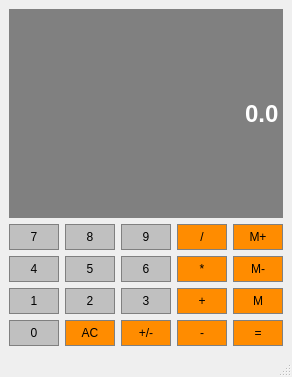
<?xml version="1.0" encoding="UTF-8"?>
<ui version="4.0">
 <class>MainWindow</class>
 <widget class="QMainWindow" name="MainWindow">
  <property name="geometry">
   <rect>
    <x>0</x>
    <y>0</y>
    <width>292</width>
    <height>377</height>
   </rect>
  </property>
  <property name="windowTitle">
   <string>MainWindow</string>
  </property>
  <widget class="QWidget" name="centralwidget">
   <layout class="QGridLayout" name="gridLayout">
    <item row="3" column="1">
     <widget class="QPushButton" name="Button2">
      <property name="sizePolicy">
       <sizepolicy hsizetype="Preferred" vsizetype="Preferred">
        <horstretch>0</horstretch>
        <verstretch>0</verstretch>
       </sizepolicy>
      </property>
      <property name="styleSheet">
       <string notr="true">QPushButton{
	background-color: #C0C0C0;
	border: 1px solid gray;
	padding: 5px;
}

QPushButton:pressed{
	background-color: #A9A9A9;
	border: 1px solid gray;
	padding: 5px;
}
</string>
      </property>
      <property name="text">
       <string>2</string>
      </property>
      <property name="iconSize">
       <size>
        <width>20</width>
        <height>20</height>
       </size>
      </property>
     </widget>
    </item>
    <item row="1" column="2">
     <widget class="QPushButton" name="Button9">
      <property name="sizePolicy">
       <sizepolicy hsizetype="Preferred" vsizetype="Preferred">
        <horstretch>0</horstretch>
        <verstretch>0</verstretch>
       </sizepolicy>
      </property>
      <property name="styleSheet">
       <string notr="true">QPushButton{
	background-color: #C0C0C0;
	border: 1px solid gray;
	padding: 5px;
}

QPushButton:pressed{
	background-color: #A9A9A9;
	border: 1px solid gray;
	padding: 5px;
}
</string>
      </property>
      <property name="text">
       <string>9</string>
      </property>
      <property name="iconSize">
       <size>
        <width>20</width>
        <height>20</height>
       </size>
      </property>
     </widget>
    </item>
    <item row="3" column="3">
     <widget class="QPushButton" name="Add">
      <property name="sizePolicy">
       <sizepolicy hsizetype="Preferred" vsizetype="Preferred">
        <horstretch>0</horstretch>
        <verstretch>0</verstretch>
       </sizepolicy>
      </property>
      <property name="styleSheet">
       <string notr="true">QPushButton{
	background-color: #FF8C00;
	border: 1px solid gray;
	padding: 5px;
}

QPushButton:pressed{
	background-color: #A9A9A9;
	border: 1px solid gray;
	padding: 5px;
}
</string>
      </property>
      <property name="text">
       <string>+</string>
      </property>
      <property name="iconSize">
       <size>
        <width>20</width>
        <height>20</height>
       </size>
      </property>
     </widget>
    </item>
    <item row="2" column="2">
     <widget class="QPushButton" name="Button6">
      <property name="sizePolicy">
       <sizepolicy hsizetype="Preferred" vsizetype="Preferred">
        <horstretch>0</horstretch>
        <verstretch>0</verstretch>
       </sizepolicy>
      </property>
      <property name="styleSheet">
       <string notr="true">QPushButton{
	background-color: #C0C0C0;
	border: 1px solid gray;
	padding: 5px;
}

QPushButton:pressed{
	background-color: #A9A9A9;
	border: 1px solid gray;
	padding: 5px;
}
</string>
      </property>
      <property name="text">
       <string>6</string>
      </property>
      <property name="iconSize">
       <size>
        <width>20</width>
        <height>20</height>
       </size>
      </property>
     </widget>
    </item>
    <item row="2" column="4">
     <widget class="QPushButton" name="MemClear">
      <property name="sizePolicy">
       <sizepolicy hsizetype="Preferred" vsizetype="Preferred">
        <horstretch>0</horstretch>
        <verstretch>0</verstretch>
       </sizepolicy>
      </property>
      <property name="styleSheet">
       <string notr="true">QPushButton{
	background-color: #FF8C00;
	border: 1px solid gray;
	padding: 5px;
}

QPushButton:pressed{
	background-color: #A9A9A9;
	border: 1px solid gray;
	padding: 5px;
}
</string>
      </property>
      <property name="text">
       <string>M-</string>
      </property>
      <property name="iconSize">
       <size>
        <width>20</width>
        <height>20</height>
       </size>
      </property>
     </widget>
    </item>
    <item row="1" column="1">
     <widget class="QPushButton" name="Button8">
      <property name="sizePolicy">
       <sizepolicy hsizetype="Preferred" vsizetype="Preferred">
        <horstretch>0</horstretch>
        <verstretch>0</verstretch>
       </sizepolicy>
      </property>
      <property name="styleSheet">
       <string notr="true">QPushButton{
	background-color: #C0C0C0;
	border: 1px solid gray;
	padding: 5px;
}

QPushButton:pressed{
	background-color: #A9A9A9;
	border: 1px solid gray;
	padding: 5px;
}
</string>
      </property>
      <property name="text">
       <string>8</string>
      </property>
      <property name="iconSize">
       <size>
        <width>20</width>
        <height>20</height>
       </size>
      </property>
     </widget>
    </item>
    <item row="3" column="0">
     <widget class="QPushButton" name="Button1">
      <property name="sizePolicy">
       <sizepolicy hsizetype="Preferred" vsizetype="Preferred">
        <horstretch>0</horstretch>
        <verstretch>0</verstretch>
       </sizepolicy>
      </property>
      <property name="styleSheet">
       <string notr="true">QPushButton{
	background-color: #C0C0C0;
	border: 1px solid gray;
	padding: 5px;
}

QPushButton:pressed{
	background-color: #A9A9A9;
	border: 1px solid gray;
	padding: 5px;
}
</string>
      </property>
      <property name="text">
       <string>1</string>
      </property>
      <property name="iconSize">
       <size>
        <width>20</width>
        <height>20</height>
       </size>
      </property>
     </widget>
    </item>
    <item row="3" column="4">
     <widget class="QPushButton" name="MemGet">
      <property name="sizePolicy">
       <sizepolicy hsizetype="Preferred" vsizetype="Preferred">
        <horstretch>0</horstretch>
        <verstretch>0</verstretch>
       </sizepolicy>
      </property>
      <property name="styleSheet">
       <string notr="true">QPushButton{
	background-color: #FF8C00;
	border: 1px solid gray;
	padding: 5px;
}

QPushButton:pressed{
	background-color: #A9A9A9;
	border: 1px solid gray;
	padding: 5px;
}
</string>
      </property>
      <property name="text">
       <string>M</string>
      </property>
      <property name="iconSize">
       <size>
        <width>20</width>
        <height>20</height>
       </size>
      </property>
     </widget>
    </item>
    <item row="2" column="1">
     <widget class="QPushButton" name="Button5">
      <property name="sizePolicy">
       <sizepolicy hsizetype="Preferred" vsizetype="Preferred">
        <horstretch>0</horstretch>
        <verstretch>0</verstretch>
       </sizepolicy>
      </property>
      <property name="styleSheet">
       <string notr="true">QPushButton{
	background-color: #C0C0C0;
	border: 1px solid gray;
	padding: 5px;
}

QPushButton:pressed{
	background-color: #A9A9A9;
	border: 1px solid gray;
	padding: 5px;
}
</string>
      </property>
      <property name="text">
       <string>5</string>
      </property>
      <property name="iconSize">
       <size>
        <width>20</width>
        <height>20</height>
       </size>
      </property>
     </widget>
    </item>
    <item row="2" column="0">
     <widget class="QPushButton" name="Button4">
      <property name="sizePolicy">
       <sizepolicy hsizetype="Preferred" vsizetype="Preferred">
        <horstretch>0</horstretch>
        <verstretch>0</verstretch>
       </sizepolicy>
      </property>
      <property name="styleSheet">
       <string notr="true">QPushButton{
	background-color: #C0C0C0;
	border: 1px solid gray;
	padding: 5px;
}

QPushButton:pressed{
	background-color: #A9A9A9;
	border: 1px solid gray;
	padding: 5px;
}
</string>
      </property>
      <property name="text">
       <string>4</string>
      </property>
      <property name="iconSize">
       <size>
        <width>20</width>
        <height>20</height>
       </size>
      </property>
     </widget>
    </item>
    <item row="1" column="3">
     <widget class="QPushButton" name="Divide">
      <property name="sizePolicy">
       <sizepolicy hsizetype="Preferred" vsizetype="Preferred">
        <horstretch>0</horstretch>
        <verstretch>0</verstretch>
       </sizepolicy>
      </property>
      <property name="styleSheet">
       <string notr="true">QPushButton{
	background-color: #FF8C00;
	border: 1px solid gray;
	padding: 5px;
}

QPushButton:pressed{
	background-color: #A9A9A9;
	border: 1px solid gray;
	padding: 5px;
}
</string>
      </property>
      <property name="text">
       <string>/</string>
      </property>
      <property name="iconSize">
       <size>
        <width>20</width>
        <height>20</height>
       </size>
      </property>
     </widget>
    </item>
    <item row="1" column="0">
     <widget class="QPushButton" name="Button7">
      <property name="sizePolicy">
       <sizepolicy hsizetype="Preferred" vsizetype="Preferred">
        <horstretch>0</horstretch>
        <verstretch>0</verstretch>
       </sizepolicy>
      </property>
      <property name="styleSheet">
       <string notr="true">QPushButton{
	background-color: #C0C0C0;
	border: 1px solid gray;
	padding: 5px;
}

QPushButton:pressed{
	background-color: #A9A9A9;
	border: 1px solid gray;
	padding: 5px;
}
</string>
      </property>
      <property name="text">
       <string>7</string>
      </property>
      <property name="iconSize">
       <size>
        <width>20</width>
        <height>20</height>
       </size>
      </property>
     </widget>
    </item>
    <item row="2" column="3">
     <widget class="QPushButton" name="Multiply">
      <property name="sizePolicy">
       <sizepolicy hsizetype="Preferred" vsizetype="Preferred">
        <horstretch>0</horstretch>
        <verstretch>0</verstretch>
       </sizepolicy>
      </property>
      <property name="styleSheet">
       <string notr="true">QPushButton{
	background-color: #FF8C00;
	border: 1px solid gray;
	padding: 5px;
}

QPushButton:pressed{
	background-color: #A9A9A9;
	border: 1px solid gray;
	padding: 5px;
}
</string>
      </property>
      <property name="text">
       <string>*</string>
      </property>
      <property name="iconSize">
       <size>
        <width>20</width>
        <height>20</height>
       </size>
      </property>
     </widget>
    </item>
    <item row="1" column="4">
     <widget class="QPushButton" name="MemAdd">
      <property name="sizePolicy">
       <sizepolicy hsizetype="Preferred" vsizetype="Preferred">
        <horstretch>0</horstretch>
        <verstretch>0</verstretch>
       </sizepolicy>
      </property>
      <property name="styleSheet">
       <string notr="true">QPushButton{
	background-color: #FF8C00;
	border: 1px solid gray;
	padding: 5px;
}

QPushButton:pressed{
	background-color: #A9A9A9;
	border: 1px solid gray;
	padding: 5px;
}
</string>
      </property>
      <property name="text">
       <string>M+</string>
      </property>
      <property name="iconSize">
       <size>
        <width>20</width>
        <height>20</height>
       </size>
      </property>
     </widget>
    </item>
    <item row="3" column="2">
     <widget class="QPushButton" name="Button3">
      <property name="sizePolicy">
       <sizepolicy hsizetype="Preferred" vsizetype="Preferred">
        <horstretch>0</horstretch>
        <verstretch>0</verstretch>
       </sizepolicy>
      </property>
      <property name="styleSheet">
       <string notr="true">QPushButton{
	background-color: #C0C0C0;
	border: 1px solid gray;
	padding: 5px;
}

QPushButton:pressed{
	background-color: #A9A9A9;
	border: 1px solid gray;
	padding: 5px;
}
</string>
      </property>
      <property name="text">
       <string>3</string>
      </property>
      <property name="iconSize">
       <size>
        <width>20</width>
        <height>20</height>
       </size>
      </property>
     </widget>
    </item>
    <item row="4" column="0">
     <widget class="QPushButton" name="Button0">
      <property name="sizePolicy">
       <sizepolicy hsizetype="Preferred" vsizetype="Preferred">
        <horstretch>0</horstretch>
        <verstretch>0</verstretch>
       </sizepolicy>
      </property>
      <property name="styleSheet">
       <string notr="true">QPushButton{
	background-color: #C0C0C0;
	border: 1px solid gray;
	padding: 5px;
}

QPushButton:pressed{
	background-color: #A9A9A9;
	border: 1px solid gray;
	padding: 5px;
}
</string>
      </property>
      <property name="text">
       <string>0</string>
      </property>
      <property name="iconSize">
       <size>
        <width>20</width>
        <height>20</height>
       </size>
      </property>
     </widget>
    </item>
    <item row="4" column="1">
     <widget class="QPushButton" name="Clear">
      <property name="sizePolicy">
       <sizepolicy hsizetype="Preferred" vsizetype="Preferred">
        <horstretch>0</horstretch>
        <verstretch>0</verstretch>
       </sizepolicy>
      </property>
      <property name="styleSheet">
       <string notr="true">QPushButton{
	background-color: #FF8C00;
	border: 1px solid gray;
	padding: 5px;
}

QPushButton:pressed{
	background-color: #A9A9A9;
	border: 1px solid gray;
	padding: 5px;
}
</string>
      </property>
      <property name="text">
       <string>AC</string>
      </property>
      <property name="iconSize">
       <size>
        <width>20</width>
        <height>20</height>
       </size>
      </property>
     </widget>
    </item>
    <item row="4" column="2">
     <widget class="QPushButton" name="ChangeSign">
      <property name="sizePolicy">
       <sizepolicy hsizetype="Preferred" vsizetype="Preferred">
        <horstretch>0</horstretch>
        <verstretch>0</verstretch>
       </sizepolicy>
      </property>
      <property name="styleSheet">
       <string notr="true">QPushButton{
	background-color: #FF8C00;
	border: 1px solid gray;
	padding: 5px;
}

QPushButton:pressed{
	background-color: #A9A9A9;
	border: 1px solid gray;
	padding: 5px;
}
</string>
      </property>
      <property name="text">
       <string>+/-</string>
      </property>
      <property name="iconSize">
       <size>
        <width>20</width>
        <height>20</height>
       </size>
      </property>
     </widget>
    </item>
    <item row="4" column="3">
     <widget class="QPushButton" name="Subtract">
      <property name="sizePolicy">
       <sizepolicy hsizetype="Preferred" vsizetype="Preferred">
        <horstretch>0</horstretch>
        <verstretch>0</verstretch>
       </sizepolicy>
      </property>
      <property name="styleSheet">
       <string notr="true">QPushButton{
	background-color: #FF8C00;
	border: 1px solid gray;
	padding: 5px;
}

QPushButton:pressed{
	background-color: #A9A9A9;
	border: 1px solid gray;
	padding: 5px;
}
</string>
      </property>
      <property name="text">
       <string>-</string>
      </property>
      <property name="iconSize">
       <size>
        <width>20</width>
        <height>20</height>
       </size>
      </property>
     </widget>
    </item>
    <item row="4" column="4">
     <widget class="QPushButton" name="Equals">
      <property name="sizePolicy">
       <sizepolicy hsizetype="Preferred" vsizetype="Preferred">
        <horstretch>0</horstretch>
        <verstretch>0</verstretch>
       </sizepolicy>
      </property>
      <property name="styleSheet">
       <string notr="true">QPushButton{
	background-color: #FF8C00;
	border: 1px solid gray;
	padding: 5px;
}

QPushButton:pressed{
	background-color: #A9A9A9;
	border: 1px solid gray;
	padding: 5px;
}
</string>
      </property>
      <property name="text">
       <string>=</string>
      </property>
      <property name="iconSize">
       <size>
        <width>20</width>
        <height>20</height>
       </size>
      </property>
     </widget>
    </item>
    <item row="0" column="0" colspan="5">
     <widget class="QLineEdit" name="Display">
      <property name="sizePolicy">
       <sizepolicy hsizetype="Preferred" vsizetype="Expanding">
        <horstretch>0</horstretch>
        <verstretch>0</verstretch>
       </sizepolicy>
      </property>
      <property name="font">
       <font>
        <family>Arial</family>
        <pointsize>18</pointsize>
        <bold>true</bold>
       </font>
      </property>
      <property name="styleSheet">
       <string notr="true">QLineEdit {
	background-color: gray;
	border: 1px solid gray;
	color: #ffffff;
}</string>
      </property>
      <property name="text">
       <string>0.0</string>
      </property>
      <property name="alignment">
       <set>Qt::AlignRight|Qt::AlignTrailing|Qt::AlignVCenter</set>
      </property>
     </widget>
    </item>
   </layout>
  </widget>
  <widget class="QMenuBar" name="menubar">
   <property name="geometry">
    <rect>
     <x>0</x>
     <y>0</y>
     <width>292</width>
     <height>26</height>
    </rect>
   </property>
  </widget>
  <widget class="QStatusBar" name="statusbar"/>
 </widget>
 <resources/>
 <connections/>
</ui>
